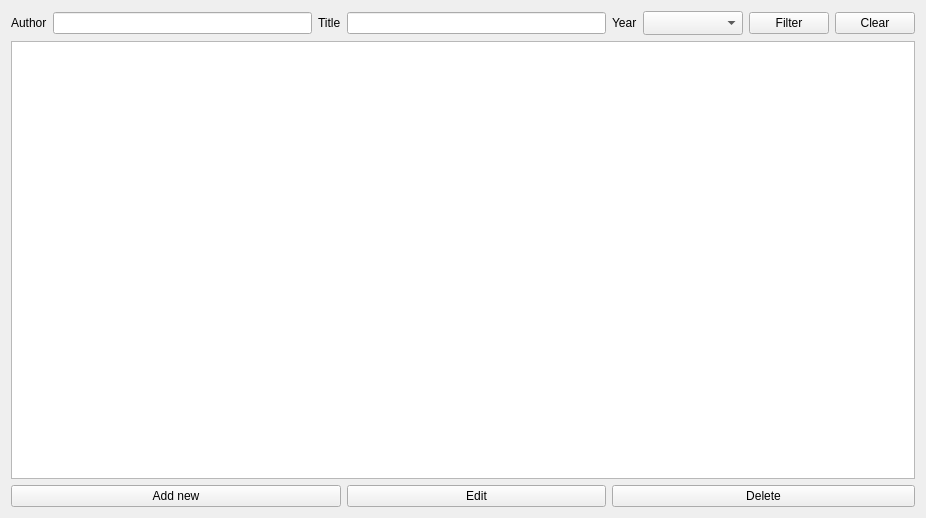
<?xml version="1.0" encoding="UTF-8"?>
<ui version="4.0">
 <class>MainWindow</class>
 <widget class="QMainWindow" name="MainWindow">
  <property name="enabled">
   <bool>true</bool>
  </property>
  <property name="geometry">
   <rect>
    <x>0</x>
    <y>0</y>
    <width>926</width>
    <height>518</height>
   </rect>
  </property>
  <property name="sizePolicy">
   <sizepolicy hsizetype="Preferred" vsizetype="Minimum">
    <horstretch>0</horstretch>
    <verstretch>0</verstretch>
   </sizepolicy>
  </property>
  <property name="windowTitle">
   <string>MainWindow</string>
  </property>
  <property name="documentMode">
   <bool>true</bool>
  </property>
  <widget class="QWidget" name="centralWidget">
   <property name="minimumSize">
    <size>
     <width>917</width>
     <height>0</height>
    </size>
   </property>
   <layout class="QGridLayout" name="gridLayout">
    <item row="0" column="6">
     <widget class="QPushButton" name="filterButton">
      <property name="sizePolicy">
       <sizepolicy hsizetype="Fixed" vsizetype="Fixed">
        <horstretch>0</horstretch>
        <verstretch>0</verstretch>
       </sizepolicy>
      </property>
      <property name="text">
       <string>Filter</string>
      </property>
     </widget>
    </item>
    <item row="0" column="2">
     <widget class="QLabel" name="Titlelabel">
      <property name="sizePolicy">
       <sizepolicy hsizetype="Fixed" vsizetype="Preferred">
        <horstretch>0</horstretch>
        <verstretch>0</verstretch>
       </sizepolicy>
      </property>
      <property name="text">
       <string>Title</string>
      </property>
     </widget>
    </item>
    <item row="0" column="5">
     <widget class="QComboBox" name="yearCombo">
      <property name="enabled">
       <bool>true</bool>
      </property>
      <property name="sizePolicy">
       <sizepolicy hsizetype="Minimum" vsizetype="Fixed">
        <horstretch>0</horstretch>
        <verstretch>0</verstretch>
       </sizepolicy>
      </property>
      <property name="minimumSize">
       <size>
        <width>50</width>
        <height>24</height>
       </size>
      </property>
      <property name="maximumSize">
       <size>
        <width>100</width>
        <height>123</height>
       </size>
      </property>
      <property name="mouseTracking">
       <bool>false</bool>
      </property>
      <property name="contextMenuPolicy">
       <enum>Qt::DefaultContextMenu</enum>
      </property>
      <property name="styleSheet">
       <string notr="true">combobox-popup:0;</string>
      </property>
      <property name="sizeAdjustPolicy">
       <enum>QComboBox::AdjustToContentsOnFirstShow</enum>
      </property>
     </widget>
    </item>
    <item row="0" column="3">
     <widget class="QLineEdit" name="editTitle">
      <property name="sizePolicy">
       <sizepolicy hsizetype="Minimum" vsizetype="Fixed">
        <horstretch>0</horstretch>
        <verstretch>0</verstretch>
       </sizepolicy>
      </property>
      <property name="maximumSize">
       <size>
        <width>16777215</width>
        <height>16777215</height>
       </size>
      </property>
     </widget>
    </item>
    <item row="0" column="4">
     <widget class="QLabel" name="label">
      <property name="sizePolicy">
       <sizepolicy hsizetype="Maximum" vsizetype="Preferred">
        <horstretch>0</horstretch>
        <verstretch>0</verstretch>
       </sizepolicy>
      </property>
      <property name="text">
       <string>Year</string>
      </property>
     </widget>
    </item>
    <item row="0" column="7">
     <widget class="QPushButton" name="clearButton">
      <property name="sizePolicy">
       <sizepolicy hsizetype="Fixed" vsizetype="Fixed">
        <horstretch>0</horstretch>
        <verstretch>0</verstretch>
       </sizepolicy>
      </property>
      <property name="text">
       <string>Clear</string>
      </property>
     </widget>
    </item>
    <item row="0" column="0">
     <widget class="QLabel" name="Authorlabel">
      <property name="sizePolicy">
       <sizepolicy hsizetype="Fixed" vsizetype="Preferred">
        <horstretch>0</horstretch>
        <verstretch>0</verstretch>
       </sizepolicy>
      </property>
      <property name="text">
       <string>Author</string>
      </property>
     </widget>
    </item>
    <item row="0" column="1">
     <widget class="QLineEdit" name="editAuthor">
      <property name="enabled">
       <bool>true</bool>
      </property>
      <property name="sizePolicy">
       <sizepolicy hsizetype="Minimum" vsizetype="Fixed">
        <horstretch>0</horstretch>
        <verstretch>0</verstretch>
       </sizepolicy>
      </property>
      <property name="maximumSize">
       <size>
        <width>16777215</width>
        <height>16777215</height>
       </size>
      </property>
     </widget>
    </item>
    <item row="1" column="0" colspan="8">
     <widget class="QTableView" name="tableView">
      <property name="enabled">
       <bool>true</bool>
      </property>
      <property name="sizePolicy">
       <sizepolicy hsizetype="Minimum" vsizetype="Expanding">
        <horstretch>0</horstretch>
        <verstretch>0</verstretch>
       </sizepolicy>
      </property>
      <property name="minimumSize">
       <size>
        <width>40</width>
        <height>0</height>
       </size>
      </property>
      <property name="maximumSize">
       <size>
        <width>16777215</width>
        <height>16777215</height>
       </size>
      </property>
      <property name="editTriggers">
       <set>QAbstractItemView::NoEditTriggers</set>
      </property>
      <property name="tabKeyNavigation">
       <bool>false</bool>
      </property>
      <property name="showDropIndicator" stdset="0">
       <bool>false</bool>
      </property>
      <property name="dragDropOverwriteMode">
       <bool>false</bool>
      </property>
      <property name="selectionBehavior">
       <enum>QAbstractItemView::SelectRows</enum>
      </property>
      <property name="textElideMode">
       <enum>Qt::ElideMiddle</enum>
      </property>
      <attribute name="verticalHeaderVisible">
       <bool>false</bool>
      </attribute>
     </widget>
    </item>
    <item row="2" column="3">
     <widget class="QPushButton" name="editButton">
      <property name="sizePolicy">
       <sizepolicy hsizetype="Preferred" vsizetype="Fixed">
        <horstretch>0</horstretch>
        <verstretch>0</verstretch>
       </sizepolicy>
      </property>
      <property name="text">
       <string>Edit</string>
      </property>
     </widget>
    </item>
    <item row="2" column="4" colspan="4">
     <widget class="QPushButton" name="deleteButton">
      <property name="sizePolicy">
       <sizepolicy hsizetype="Preferred" vsizetype="Fixed">
        <horstretch>0</horstretch>
        <verstretch>0</verstretch>
       </sizepolicy>
      </property>
      <property name="text">
       <string>Delete</string>
      </property>
     </widget>
    </item>
    <item row="2" column="0" colspan="3">
     <widget class="QPushButton" name="AddnewButton">
      <property name="text">
       <string>Add new</string>
      </property>
     </widget>
    </item>
   </layout>
  </widget>
 </widget>
 <layoutdefault spacing="6" margin="11"/>
 <resources/>
 <connections/>
</ui>
